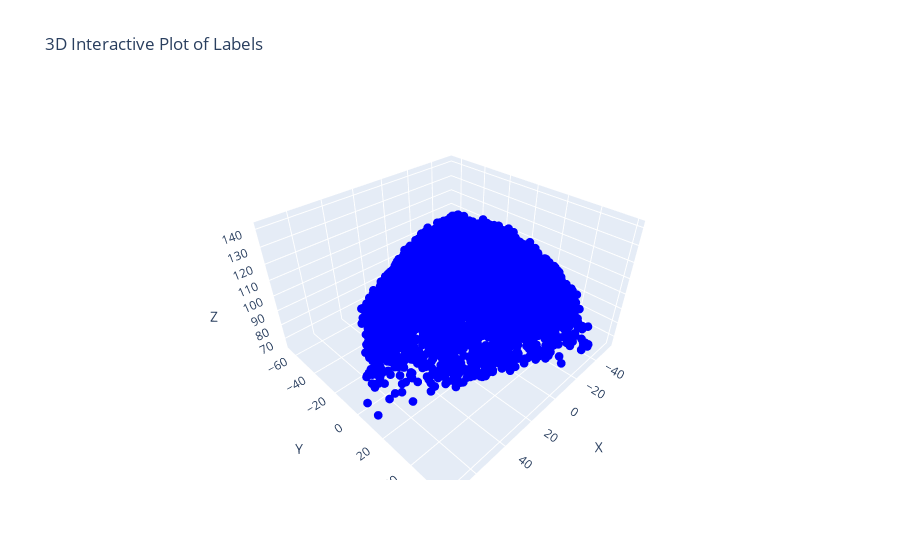

Here is the notebook cell this chart was saved with:
### Markdown cell above
## 🐙 Plotting the data

### Code cell
# Get all dataset files matching the pattern
dataset_files = sorted(glob.glob("Dataset*.npz"))

# Initialize
xyz = []

for file in dataset_files:

    # Loading
    data = np.load(file)
    y = data['y']
    xyz.append(y[:, :3])

xyz = np.concatenate(xyz, axis=0)
print(xyz.shape)

# Extract x, y, z
x_points, y_points, z_points = xyz[:, 0], xyz[:, 1], xyz[:, 2]

# Plot 3D
fig = go.Figure(data=[go.Scatter3d(
    x=x_points, y=y_points, z=z_points,
    mode='markers',
    marker=dict(size=3, color='blue')
)])

fig.update_layout(
    scene=dict(
        xaxis_title='X',
        yaxis_title='Y',
        zaxis_title='Z'
    ),
    title='3D Interactive Plot of Labels'
)

fig.show()

### Figure 1 — Plotly figure (JSON) as saved in the notebook; plotly's stock layout.template omitted (floating-point values rounded to 4 significant figures; data arrays with more than 128 entries replaced by an {"elided": "..."} marker saying what was removed)
{"data": [{"marker": {"color": "blue", "size": 3}, "mode": "markers", "type": "scatter3d", "x": {"elided": "12000 float values"}, "y": {"elided": "12000 float values"}, "z": {"elided": "12000 float values"}}], "layout": {"scene": {"xaxis": {"title": {"text": "X"}}, "yaxis": {"title": {"text": "Y"}}, "zaxis": {"title": {"text": "Z"}}}, "title": {"text": "3D Interactive Plot of Labels"}}}
